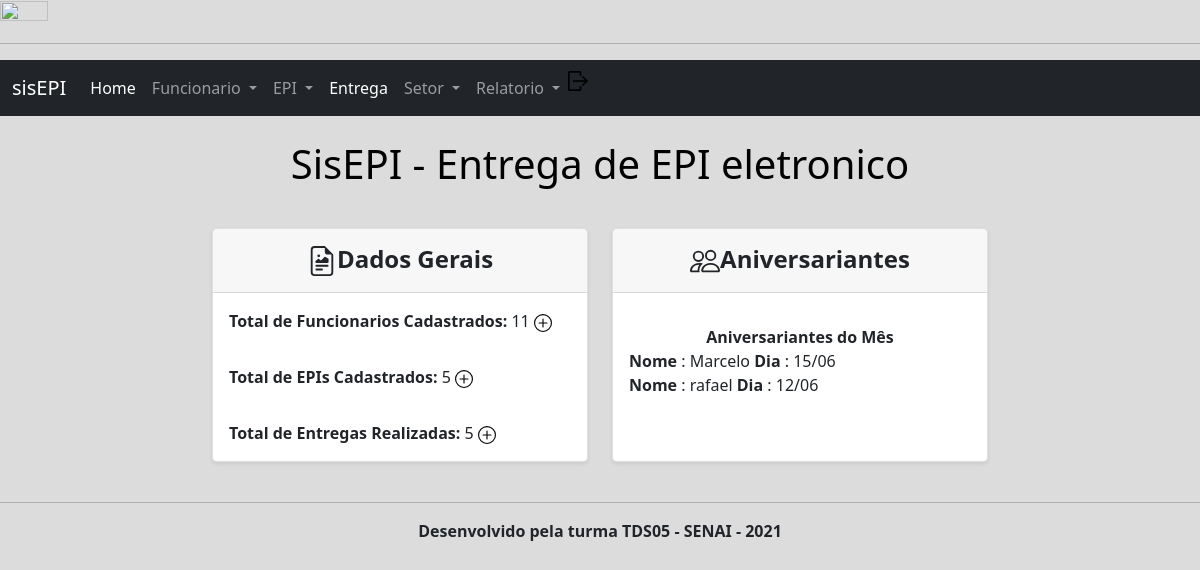
The page /dash.php on the database its author committed.
### tables this page shows
CREATE TABLE `funcionarios` (
  `matricula` int(11) NOT NULL,
  `nome` varchar(100) NOT NULL,
  `cpf` varchar(50) NOT NULL,
  `data_nascimento` varchar(50) NOT NULL,
  `sexo` varchar(50) NOT NULL,
  `endereco` varchar(150) NOT NULL,
  `telefone` varchar(50) NOT NULL,
  `setor` varchar(50) NOT NULL,
  `funcao` varchar(50) NOT NULL
);

### niver.php (the view, shortened to what this page needs)
<?php
include "conecta.php";
   $mes = date("m");
   $sql = "SELECT nome, DAY(data_nascimento)  FROM funcionarios WHERE MONTH(data_nascimento) ='$mes'";
   $resultado = mysqli_query($conn,$sql);
   while ($row = mysqli_fetch_array($resultado))
      {
           echo "<b>Nome </b> : $row[0]";
           echo "<b>Dia </b> : $row[1]/$mes<br>";
      }
   echo "<br>";
?>

### dash.php (style rules this page uses)
body { background-color: #DCDCDC; }

### rows shown on the page
funcionarios: nome "Marcelo", row "15"
funcionarios: nome "rafael", row "12"

### other values the page prints
$dados['total'] "11"
$dados['total'] "5"
